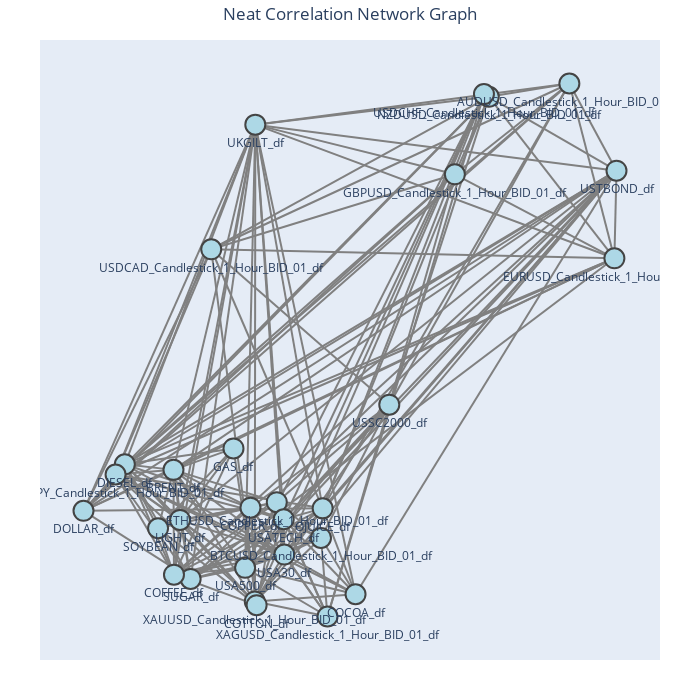

Write notebook code for a chart like this one.
### Code cell
import plotly.graph_objects as go
import numpy as np
import networkx as nx

# Set a threshold for the minimum correlation value to visualize the relationships
threshold = 0.5

# Create a NetworkX graph to better handle node placement and edge generation
G = nx.Graph()

# Add nodes (instruments) to the graph
node_names = correlation_matrix.columns
for node in node_names:
    G.add_node(node)

# Add edges based on correlation threshold
for i in range(len(correlation_matrix)):
    for j in range(i + 1, len(correlation_matrix)):
        correlation_value = correlation_matrix.iloc[i, j]
        if abs(correlation_value) > threshold:
            # Add edge with weight as the correlation value
            G.add_edge(node_names[i], node_names[j], weight=correlation_value)

# Get node positions using a layout for better legibility (e.g., spring layout for spread out nodes)
pos = nx.spring_layout(G, k=0.5)  # k adjusts the distance between nodes

# Prepare the edge and node traces for Plotly
edge_x = []
edge_y = []
edge_texts = []
for edge in G.edges(data=True):
    x0, y0 = pos[edge[0]]
    x1, y1 = pos[edge[1]]
    edge_x.append(x0)
    edge_x.append(x1)
    edge_x.append(None)
    edge_y.append(y0)
    edge_y.append(y1)
    edge_y.append(None)
    # Prepare text for hover (correlation value)
    edge_texts.append(f"{edge[0]} vs {edge[1]}: {edge[2]['weight']:.2f}")

# Create edge traces (lines between nodes)
edge_trace = go.Scatter(
    x=edge_x, y=edge_y,
    line=dict(width=2, color='gray'),
    hoverinfo='text',
    mode='lines',
    text=edge_texts
)

# Create node traces (circles for each instrument)
node_x = []
node_y = []
for node in G.nodes():
    x, y = pos[node]
    node_x.append(x)
    node_y.append(y)

node_trace = go.Scatter(
    x=node_x, y=node_y,
    mode='markers+text',
    text=list(G.nodes()),
    textposition="bottom center",
    hoverinfo='text',
    marker=dict(
        size=20,
        color='lightblue',
        line_width=2
    )
)

# Create the plot with better layout and spacing
fig = go.Figure(data=[edge_trace, node_trace])

# Update layout for better legibility and spacing
fig.update_layout(
    title="Neat Correlation Network Graph",
    title_x=0.5,
    showlegend=False,
    xaxis=dict(showgrid=False, zeroline=False, showticklabels=False),
    yaxis=dict(showgrid=False, zeroline=False, showticklabels=False),
    height=700, width=700,
    margin=dict(l=40, r=40, t=40, b=40)
)

# Show the plot
fig.show()

### Figure 1 — Plotly figure (JSON) as saved in the notebook; plotly's stock layout.template omitted (floating-point values rounded to 4 significant figures; data arrays with more than 128 entries replaced by an {"elided": "..."} marker saying what was removed)
{"data": [{"hoverinfo": "text", "line": {"color": "gray", "width": 2}, "mode": "lines", "text": {"elided": "177 str values"}, "type": "scatter", "x": {"elided": "531 float values"}, "y": {"elided": "531 float values"}}, {"hoverinfo": "text", "marker": {"color": "lightblue", "line": {"width": 2}, "size": 20}, "mode": "markers+text", "text": ["USDCAD_Candlestick_1_Hour_BID_01_df", "UKGILT_df", "AUDUSD_Candlestick_1_Hour_BID_01_df", "BRENT_df", "DOLLAR_df", "XAUUSD_Candlestick_1_Hour_BID_01_df", "DIESEL_df", "COCOA_df", "BTCUSD_Candlestick_1_Hour_BID_01_df", "NZDUSD_Candlestick_1_Hour_BID_01_df", "SUGAR_df", "USA500_df", "USSC2000_df", "SOYBEAN_df", "USDJPY_Candlestick_1_Hour_BID_01_df", "EURUSD_Candlestick_1_Hour_BID_01_df", "ETHUSD_Candlestick_1_Hour_BID_01_df", "GBPUSD_Candlestick_1_Hour_BID_01_df", "XAGUSD_Candlestick_1_Hour_BID_01_df", "COPPER_df", "USA30_df", "USDCHF_Candlestick_1_Hour_BID_01_df", "LIGHT_df", "COTTON_df", "OJUICE_df", "USTBOND_df", "USATECH_df", "COFFEE_df", "GAS_df"], "textposition": "bottom center", "type": "scatter", "x": [-0.2481, -0.1247, 0.7545, -0.3538, -0.6057, -0.1262, -0.49, 0.1559, 0.05915, 0.529, -0.3058, -0.1533, 0.2503, -0.397, -0.5159, 0.8806, -0.06457, 0.434, 0.0774, -0.1383, -0.04347, 0.5154, -0.3355, -0.121, 0.06385, 0.8865, -0.04516, -0.3524, -0.1858], "y": [0.5154, 0.8797, 1, -0.1295, -0.2492, -0.5142, -0.1132, -0.4931, -0.3285, 0.9611, -0.4483, -0.4158, 0.061, -0.3002, -0.1431, 0.489, -0.224, 0.7345, -0.5582, -0.2401, -0.3771, 0.969, -0.276, -0.5251, -0.242, 0.745, -0.2739, -0.4361, -0.0668]}], "layout": {"height": 700, "margin": {"b": 40, "l": 40, "r": 40, "t": 40}, "showlegend": false, "title": {"text": "Neat Correlation Network Graph", "x": 0.5}, "width": 700, "xaxis": {"showgrid": false, "showticklabels": false, "zeroline": false}, "yaxis": {"showgrid": false, "showticklabels": false, "zeroline": false}}}
